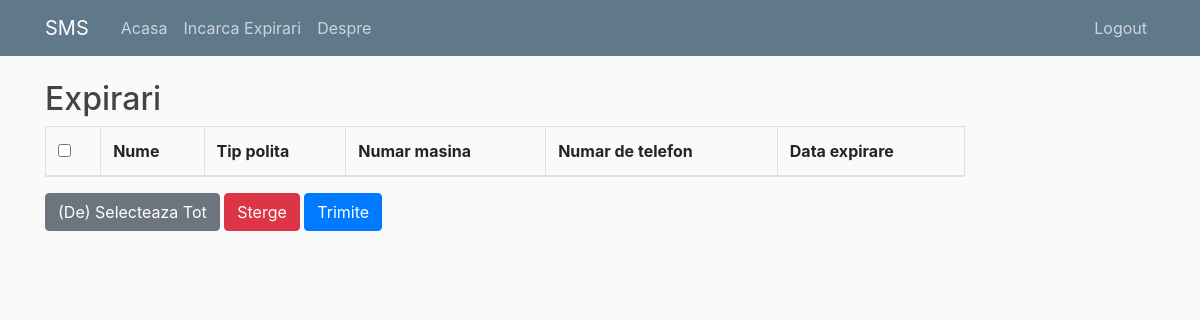
/ (signed in), run on an earlier commit of the app's database.
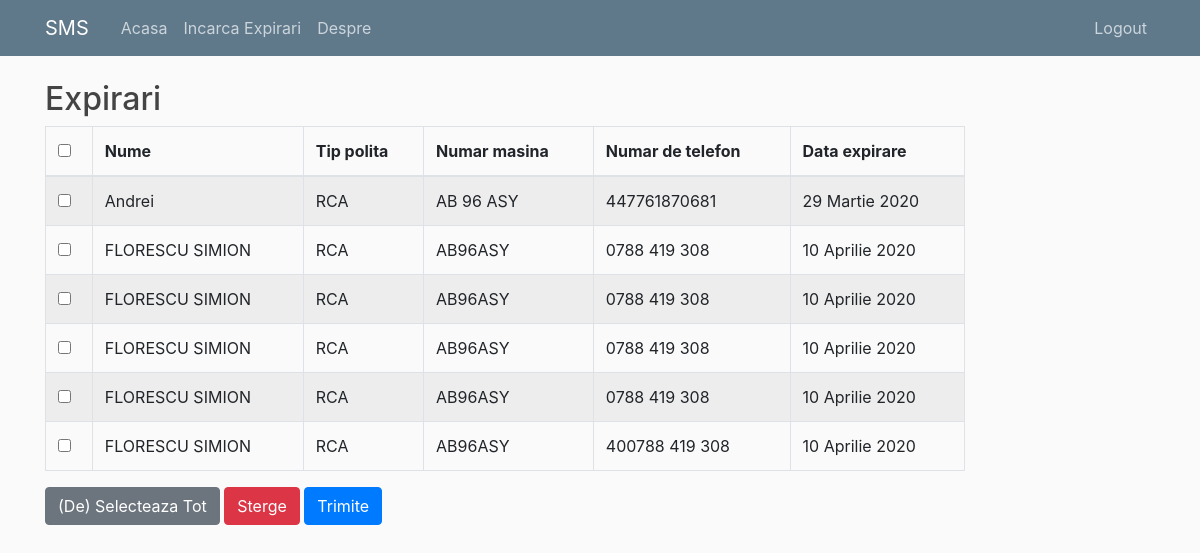
And on a later commit of the database.
### sms/models.py (models this page shows, shortened)
class Expirari(models.Model):
    name = models.CharField(blank = True, max_length=100)
    numar_telefon = models.CharField(max_length=20)
    numar_masina = models.CharField(max_length=10)
    tip_asigurare = models.CharField(max_length=20)
    sucursala = models.CharField(blank=False, max_length=100)
    mesaje_trimise = models.IntegerField(blank=True, default=0)
    valabilitate_sfarsit = models.DateField()

### sms/views.py (the view)
# urls.py: path('', HomeView.as_view(), name='sms-home'),
@method_decorator(login_required, name='dispatch')
class HomeView(View):
    def get(self, request):
        expirari = Expirari.objects.filter(mesaje_trimise=0)
        for e in expirari:
            e.valabilitate_sfarsit = get_romanian_date(e.valabilitate_sfarsit)
        context = {
            'expirari': expirari,
            'mesaje': Messages.objects.all(),
        }
        return render(request, 'sms/home.html', context)

### sms/models.py (called while the page is built)
def get_romanian_date(date):
    months_translate = {
        'Jan': 'Ianuarie',
        'Feb': 'Februarie',
        'Mar': 'Martie',
        'Apr': 'Aprilie',
        'May': 'Mai',
        'Jun': 'Iunie',
        'Jul': 'Iulie',
        'Aug': 'August',
        'Sep': 'Septembrie',
        'Oct': 'Octombrie',
        'Nov': 'Noiembrie',
        'Dec': 'Decembrie',
    }
    valabilitate_sfarsit = date.strftime('%d %b %Y')
    for eng, rom in months_translate.items():
        valabilitate_sfarsit = valabilitate_sfarsit.replace(eng, rom)
    return valabilitate_sfarsit

    def __str__(self):
        return self.name

### sms/templates/sms/home.html (shortened to what this page needs)
{% extends "sms/base.html" %}
{% block page_content %}
<div>
    <div>
    <table id="tabel-expirari" class="table table-striped table-bordered" style="width:100%">
        <h2> Expirari </h2>
        <thead>
            <tr>
                <th class="active">
                    <input type="checkbox" class="select-all checkbox" name="select-all" />
                </th>
                <th class='th-sm'>Nume</th>
                <th class='th-sm'>Tip polita</th>
                <th class='th-sm'>Numar masina</th>
                <th class='th-sm'>Numar de telefon</th>
                <th class='th-sm'>Data expirare</th>
            </tr>
        </thead>
        <tbody>
            {% if expirari %}
                {% for expirare in expirari %}
                <tr>
                    <td class="active">
                    <input type="checkbox" class="select-item checkbox" name="select-item" value="{{ expirare.id }}" />
                    </td>
                    <td>{{ expirare.name }}</td>
                    <td>{{ expirare.tip_asigurare}}</td>
                    <td>{{ expirare.numar_masina }}</td>
                    <td>{{ expirare.numar_telefon }}</td>
                    <td>{{ expirare.valabilitate_sfarsit }}</td>
                </tr>
                {% endfor %}
            {% endif %}
            </tbody>
    </table>
    <div>
        <button id="select-all" class="btn button-default btn-secondary">(De) Selecteaza Tot</button>
        <button id="delete" type="button" class="btn btn-danger">Sterge</button>
        <button type="button" class="btn btn-primary" data-toggle="modal" data-target="#exampleModal"> Trimite </button>
    </div>
</div>
<br/><br/><br/><br/>
{% endblock %}

### sms/templates/sms/base.html (shortened to what this page needs)
{% load static %}
<!DOCTYPE html>
<html lang=en>
<head>
   <link rel="stylesheet" href="https://stackpath.bootstrapcdn.com/bootstrap/4.3.1/css/bootstrap.min.css">
   <link rel='stylesheet' href='https://cdnjs.cloudflare.com/ajax/libs/twitter-bootstrap/4.1.3/css/bootstrap.css'>
   <link rel='stylesheet' href='https://cdn.datatables.net/1.10.20/css/dataTables.bootstrap4.min.css'>
  <link rel="stylesheet" type="text/css" href="{% static 'sms/main.css' %}">
</head>
<body>
 <header class="site-header">
      <nav class="navbar navbar-expand-md navbar-dark bg-steel fixed-top">
        <div class="container">
          <a class="navbar-brand mr-4" href="{% url 'sms-home' %}">SMS</a>
          <div class="collapse navbar-collapse" id="navbarToggle">
            <div class="navbar-nav mr-auto">
              <a class="nav-item nav-link" href="{% url 'sms-home' %}">Acasa</a>
              <a class="nav-item nav-link" href="{% url 'sms-incarca' %}">Incarca Expirari</a>
              <a class="nav-item nav-link" href="{% url 'sms-about' %}">Despre</a>
            </div>
            <div class='navbar-nav'>
              {% if user.is_authenticated%}
                <a class="nav-item nav-link" href="{% url 'logout' %}">Logout</a>
              {%else %}
                <a class="nav-item nav-link" href="{% url 'login' %}">Login</a>
                <a class="nav-item nav-link" href="{% url 'register' %}">Register</a>
              {%endif%}
            </div>
          </div>
        </div>
      </nav>
    </header>
    <main role="main" class="container">
      <div class="row">
        <div class="col-md-10">
          {% block page_content %}
          {% endblock %}
        </div>
      </div>
    </main>
</body>
</html>

### sms/static/sms/main.css (style rules this page uses)
body { background: #fafafa; color: #333333; margin-top: 5rem; }
h1, h2, h3, h4, h5, h6 { color: #444444; }
.bg-steel { background-color: #5f788a; }
.site-header .navbar-nav .nav-link { color: #cbd5db; }

What changed in the data, as far as the page shows it:
added Expirari: name "Andrei", tip_asigurare "RCA", numar_masina "AB 96 ASY", numar_telefon "447761870681", valabilitate_sfarsit "29 Martie 2020"
added Expirari: name "FLORESCU SIMION", tip_asigurare "RCA", numar_masina "AB96ASY", numar_telefon "0788 419 308", valabilitate_sfarsit "10 Aprilie 2020"
added Expirari: name "FLORESCU SIMION", tip_asigurare "RCA", numar_masina "AB96ASY", numar_telefon "0788 419 308", valabilitate_sfarsit "10 Aprilie 2020"
added Expirari: name "FLORESCU SIMION", tip_asigurare "RCA", numar_masina "AB96ASY", numar_telefon "0788 419 308", valabilitate_sfarsit "10 Aprilie 2020"
added Expirari: name "FLORESCU SIMION", tip_asigurare "RCA", numar_masina "AB96ASY", numar_telefon "0788 419 308", valabilitate_sfarsit "10 Aprilie 2020"
added Expirari: name "FLORESCU SIMION", tip_asigurare "RCA", numar_masina "AB96ASY", numar_telefon "400788 419 308", valabilitate_sfarsit "10 Aprilie 2020"
